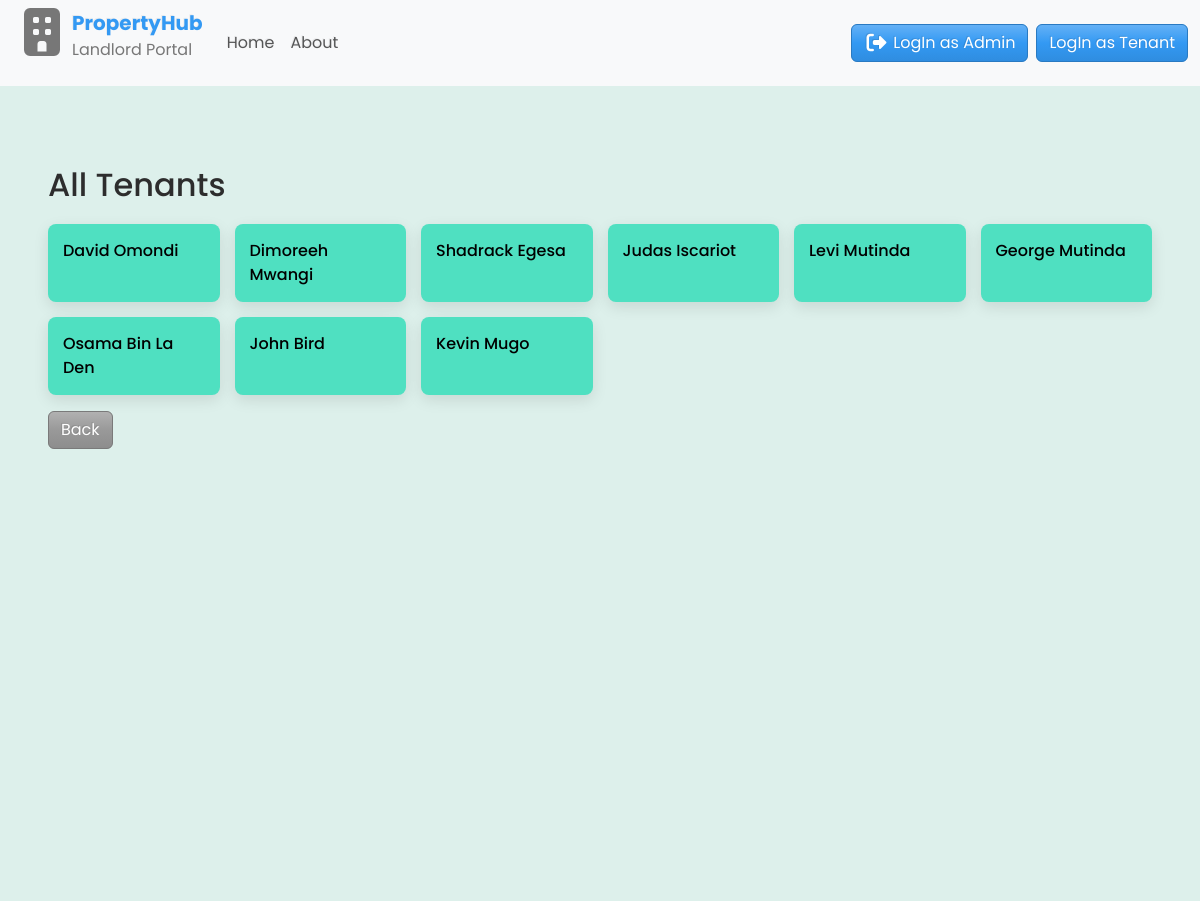
The app's page /tenants/, older data.
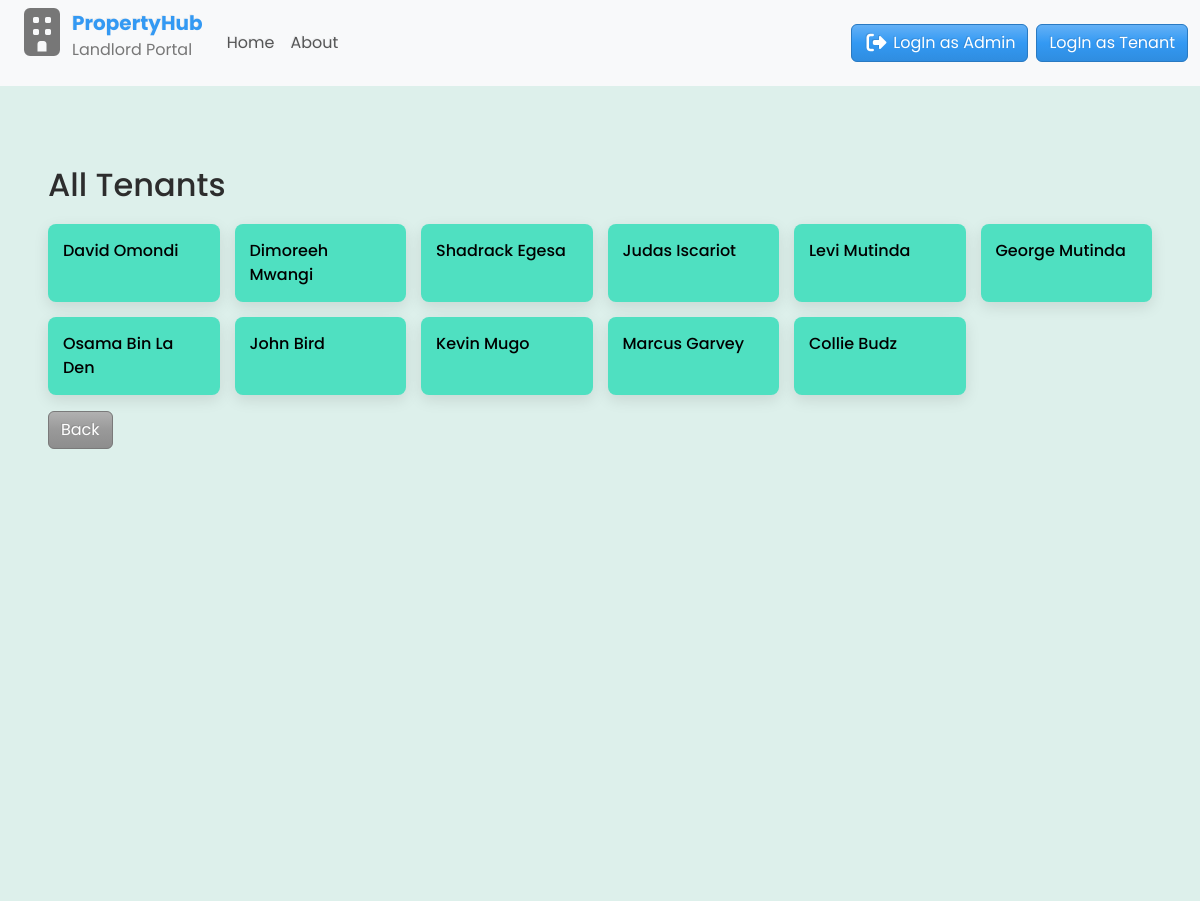
The same page, newer data.
### main/models.py (models this page shows, shortened)
class Profile(models.Model):
    user = models.OneToOneField(User, on_delete=models.CASCADE)
    bedsitter = models.OneToOneField(Bedsitter, on_delete=models.SET_NULL, null=True, blank=True, related_name='tenant')
    first_name = models.CharField(max_length=50)
    last_name = models.CharField(max_length=50)
    phone_number = models.CharField(max_length=20)
    email = models.EmailField(blank=True, null=True)
    id_number = models.CharField(max_length=20, blank=True, null=True)
    profile_photo = models.ImageField(upload_to='uploads/product', blank=True, null=True)

### main/views.py (the view)
# urls.py: path("tenants/", views.tenant_list, name="tenant_list"),
def tenant_list(request):
    tenants = Profile.objects.all()
    return render(request, 'main/tenant_list.html', {"tenants": tenants})

### main/templates/main/tenant_list.html
{% extends 'main/base.html' %} {% block content %}
<div class="container-fluid" id="tenant-list">
  <h2>All Tenants</h2>
  <div>
    <div class="tenant-wrapper">
      {% for tenant in tenants %}
      <div class="tenant-card">
        <a href="{% url 'tenant_detail' tenant.id %}">
          {{ tenant.first_name }} {{ tenant.last_name }}
        </a>
      </div>
      {% empty %}
      <p>No tenants found.</p>
      {% endfor %}
    </div>
    <a href="javascript:history.back()" class="btn btn-secondary mt-3">Back</a>
  </div>
  <br />
  <br />
  <br />
  <br />
  <br />
  <br />
  <br />
  <br />
  <br />
  <br />
  <br />
</div>
{% endblock %}

### main/templates/main/base.html (shortened to what this page needs)
{% load static %}
<!DOCTYPE html>
<html lang="en">
  <head>
    <link
      rel="stylesheet"
      href="https://cdnjs.cloudflare.com/ajax/libs/font-awesome/7.0.0/css/all.min.css"
    />
    <link rel="stylesheet" href="{% static 'css/bootstrap.min.css' %}" />
    <link rel="stylesheet" href="{% static 'css/styles.css' %}" />
  </head>
  <body>
    <nav class="navbar navbar-expand-lg bg-body-tertiary">
      <div class="container-fluid">
        <div class="d-flex">
          <i class="fa-solid fa-building fa-3x"></i>
          <div>
            <a class="navbar-brand fw-bold" href="#">PropertyHub</a> <br />
            <p>Landlord Portal</p>
          </div>
        </div>
        <div class="collapse navbar-collapse" id="navbarColor04">
          <ul class="navbar-nav me-auto">
            <li class="nav-item">
              <a class="nav-link" href="{% url 'home' %}"
                >Home
              </a>
            </li>
            <li class="nav-item">
              <a class="nav-link" href="{% url 'about' %}">About</a>
            </li>
          </ul>
          <div class="d-flex">
            {% if not user.is_authenticated %}
            <a
              href="{% url 'login' %}"
              class="btn btn-info my-2 my-sm-0 me-sm-2"
              ><i class="fa-solid fa-right-from-bracket fa-lg"></i> LogIn as
              Admin</a
            >
            <a href="{% url 'login' %}" class="btn btn-info my-2 my-sm-0">
              LogIn as Tenant
            </a>
            {% endif %}
          </div>
        </div>
      </div>
    </nav>
    {% block content %}{% endblock %}
  </body>
</html>

### main/static/css/styles.css (style rules this page uses)
* { box-sizing: border-box; padding: 0; margin: 0; font-family: "poppins", sans-serif; text-decoration: none; }
body, html { overflow-x: hidden; height: 100vh; transition: 0.4s; background: #ddf0eb; }
a { text-decoration: none; }
#tenant-list { background-color: #ddf0eb; padding: 5rem 3rem 10rem 3rem; }
.container-fluid .tenant-wrapper { display: grid; grid-template-columns: repeat(auto-fill, minmax(150px, 1fr)); gap: 15px; margin-top: 20px; }
.container-fluid .tenant-wrapper .tenant-card { padding: 15px; border-radius: 8px; box-shadow: 0 5px 15px rgba(0, 0, 0, 0.1); background-color: #4fe0c1; font-weight: 500; }
.container-fluid .tenant-wrapper .tenant-card a { color: black; text-decoration: none; }

Row changes from the older to the newer data that the page shows:
added Profile: first_name "Marcus", last_name "Garvey"
added Profile: first_name "Collie", last_name "Budz"
